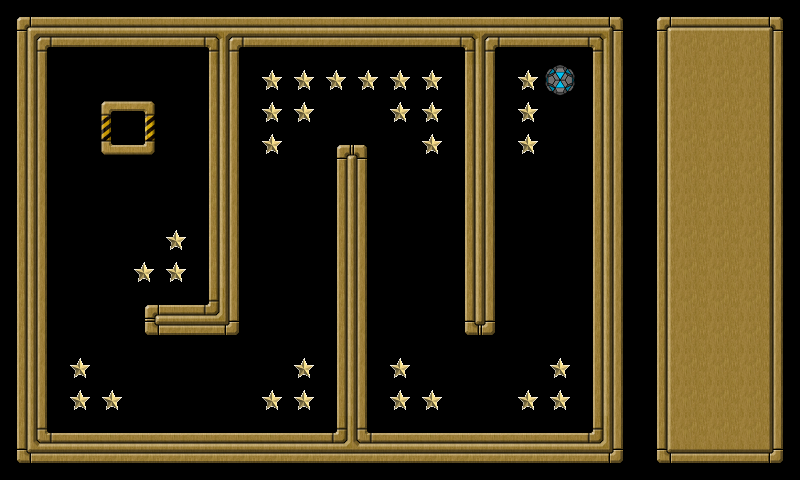

This is a level from a 2D game, rendered from its Tiled map with the project's own tilesets. A one-line summary and the map file follow, with tile-layer data summarised:
An orthogonal 25x15 tile map with 32x32 px tiles, 3 tile layers (background, extra, controlpanel), 3 tilesets and 40 objects (wall001, wall002, wall003, wall004, wall005, ...).

<map version="1.0" orientation="orthogonal" width="25" height="15" tilewidth="32" tileheight="32">
 <tileset firstgid="1" name="tileset" tilewidth="32" tileheight="32">
  <image source="tileset.png" width="160" height="448" />
 </tileset>
 <tileset firstgid="71" name="goodball" tilewidth="32" tileheight="32">
  <image source="goodball.png" width="32" height="32" />
 </tileset>
 <tileset firstgid="72" name="star" tilewidth="32" tileheight="32">
  <image source="star.png" width="32" height="32" />
 </tileset>
 <layer name="background" width="20" height="15">
  <data>[300 cells, 300 non-empty, 17 distinct tile ids]</data>
 </layer>
 <layer name="extra" width="20" height="15">
  <data>[300 cells, 31 non-empty, 2 distinct tile ids]</data>
 </layer>
 <layer name="controlpanel" width="25" height="15">
  <data>[375 cells, 75 non-empty, 9 distinct tile ids]</data>
 </layer>
 <objectgroup name="objects" width="20" height="15">
  <object name="wall001" x="0" y="0" width="592" height="48">
   <properties>
    <property name="objClass" value="wall" />
   </properties>
  </object>
  <object name="wall002" x="592" y="0" width="48" height="432">
   <properties>
    <property name="objClass" value="wall" />
   </properties>
  </object>
  <object name="wall003" x="48" y="432" width="592" height="48">
   <properties>
    <property name="objClass" value="wall" />
   </properties>
  </object>
  <object name="wall004" x="0" y="48" width="48" height="432">
   <properties>
    <property name="objClass" value="wall" />
   </properties>
  </object>
  <object name="wall005" x="208" y="48" width="32" height="288">
   <properties>
    <property name="objClass" value="wall" />
   </properties>
  </object>
  <object name="wall006" x="336" y="144" width="32" height="288">
   <properties>
    <property name="objClass" value="wall" />
   </properties>
  </object>
  <object name="wall007" x="464" y="48" width="32" height="288">
   <properties>
    <property name="objClass" value="wall" />
   </properties>
  </object>
  <object name="wall008" x="144" y="304" width="64" height="32">
   <properties>
    <property name="objClass" value="wall" />
   </properties>
  </object>
  <object name="star001" x="520" y="72" width="16" height="16">
   <properties>
    <property name="objClass" value="star" />
   </properties>
  </object>
  <object name="star002" x="520" y="104" width="16" height="16">
   <properties>
    <property name="objClass" value="star" />
   </properties>
  </object>
  <object name="star003" x="520" y="136" width="16" height="16">
   <properties>
    <property name="objClass" value="star" />
   </properties>
  </object>
  <object name="star004" x="552" y="360" width="16" height="16">
   <properties>
    <property name="objClass" value="star" />
   </properties>
  </object>
  <object name="star005" x="552" y="392" width="16" height="16">
   <properties>
    <property name="objClass" value="star" />
   </properties>
  </object>
  <object name="star006" x="520" y="392" width="16" height="16">
   <properties>
    <property name="objClass" value="star" />
   </properties>
  </object>
  <object name="star007" x="424" y="392" width="16" height="16">
   <properties>
    <property name="objClass" value="star" />
   </properties>
  </object>
  <object name="star008" x="392" y="392" width="16" height="16">
   <properties>
    <property name="objClass" value="star" />
   </properties>
  </object>
  <object name="star009" x="392" y="360" width="16" height="16">
   <properties>
    <property name="objClass" value="star" />
   </properties>
  </object>
  <object name="star010" x="424" y="104" width="16" height="16">
   <properties>
    <property name="objClass" value="star" />
   </properties>
  </object>
  <object name="star011" x="424" y="136" width="16" height="16">
   <properties>
    <property name="objClass" value="star" />
   </properties>
  </object>
  <object name="star012" x="392" y="72" width="16" height="16">
   <properties>
    <property name="objClass" value="star" />
   </properties>
  </object>
  <object name="star013" x="392" y="104" width="16" height="16">
   <properties>
    <property name="objClass" value="star" />
   </properties>
  </object>
  <object name="star014" x="264" y="72" width="16" height="16">
   <properties>
    <property name="objClass" value="star" />
   </properties>
  </object>
  <object name="star015" x="425" y="72" width="16" height="16">
   <properties>
    <property name="objClass" value="star" />
   </properties>
  </object>
  <object name="star016" x="360" y="72" width="16" height="16">
   <properties>
    <property name="objClass" value="star" />
   </properties>
  </object>
  <object name="star017" x="328" y="72" width="16" height="16">
   <properties>
    <property name="objClass" value="star" />
   </properties>
  </object>
  <object name="star018" x="296" y="72" width="16" height="16">
   <properties>
    <property name="objClass" value="star" />
   </properties>
  </object>
  <object name="star019" x="296" y="392" width="16" height="16">
   <properties>
    <property name="objClass" value="star" />
   </properties>
  </object>
  <object name="star020" x="264" y="104" width="16" height="16">
   <properties>
    <property name="objClass" value="star" />
   </properties>
  </object>
  <object name="star021" x="264" y="136" width="16" height="16">
   <properties>
    <property name="objClass" value="star" />
   </properties>
  </object>
  <object name="star022" x="72" y="392" width="16" height="16">
   <properties>
    <property name="objClass" value="star" />
   </properties>
  </object>
  <object name="star023" x="72" y="360" width="16" height="16">
   <properties>
    <property name="objClass" value="star" />
   </properties>
  </object>
  <object name="star024" x="104" y="392" width="16" height="16">
   <properties>
    <property name="objClass" value="star" />
   </properties>
  </object>
  <object name="star025" x="264" y="392" width="16" height="16">
   <properties>
    <property name="objClass" value="star" />
   </properties>
  </object>
  <object name="star026" x="296" y="104" width="16" height="16">
   <properties>
    <property name="objClass" value="star" />
   </properties>
  </object>
  <object name="star027" x="168" y="264" width="16" height="16">
   <properties>
    <property name="objClass" value="star" />
   </properties>
  </object>
  <object name="star028" x="136" y="264" width="16" height="16">
   <properties>
    <property name="objClass" value="star" />
   </properties>
  </object>
  <object name="star029" x="296" y="360" width="16" height="16">
   <properties>
    <property name="objClass" value="star" />
   </properties>
  </object>
  <object name="star030" x="168" y="232" width="16" height="16">
   <properties>
    <property name="objClass" value="star" />
   </properties>
  </object>
  <object name="goal001" x="120" y="120" width="16" height="16">
   <properties>
    <property name="objClass" value="goal" />
   </properties>
   <ellipse />
  </object>
  <object name="goodball001" x="546" y="66" width="29" height="29">
   <properties>
    <property name="objClass" value="goodball" />
   </properties>
   <ellipse />
  </object>
 </objectgroup>
</map>
